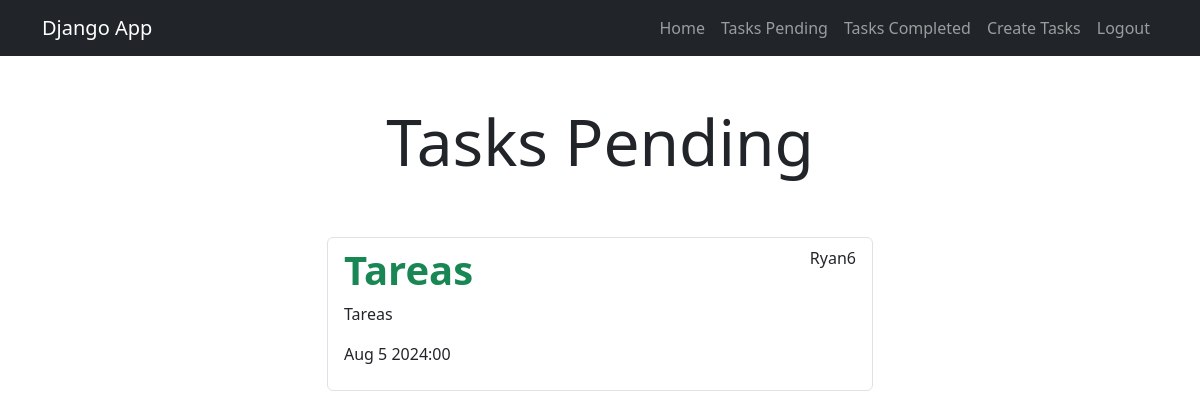
The page /tasks_completed/ (signed in) on the database its author committed.
### tasks/models.py (models this page shows, shortened)
class Task(models.Model):
    title = models.CharField(max_length=100)
    description = models.TextField(blank=True)
    created = models.DateTimeField(auto_now_add=True)
    datecompleted = models.DateTimeField(null=True, blank=True)
    important = models.BooleanField(default=False)
    user = models.ForeignKey(User, on_delete=models.CASCADE)

### tasks/views.py (the view)
# urls.py: path('tasks_completed/', views.tasks_completed, name='tasks_completed'),
@login_required
def tasks_completed(request):
    tasks = Task.objects.filter(user=request.user, datecompleted__isnull=False).order_by('-datecompleted')
    return render(request, 'tasks.html', {'tasks': tasks})

### tasks/templates/tasks.html
{% extends 'base.html' %}
{% block content %}
<main class="container">
    <div class="row">
        <div class="col-md-6 offset-md-3">
            <h1 class="text-center display-3 py-5">Tasks Pending</h1>
            <ul class="list-group">
                {% for task in tasks %}
                <a class="list-group-item" href="{% url 'task_detail' task.id %}">
                    <header class="d-flex justify-content-between">
                        {% if task.important %}
                        <h1 class="fw-bold text-success">{{task.title}}</h1>
                        {% else %}
                        <h1 class="fw-bold">{{task.title}}</h1>
                        {% endif %}
                        <p>{{task.user.username}}</p>
                    </header>
                    <p>{{task.description}}</p>
                    <p>{{task.datecompleted|date:'M j Y:i'}}</p>
                </a>
                {% endfor %}
            </ul>
        </div>
    </div>
</main>
{% endblock %}

### rows shown on the page
Task: title "Tareas", user.username "Ryan6", description "Tareas", datecompleted "Aug 5 2024:00"
